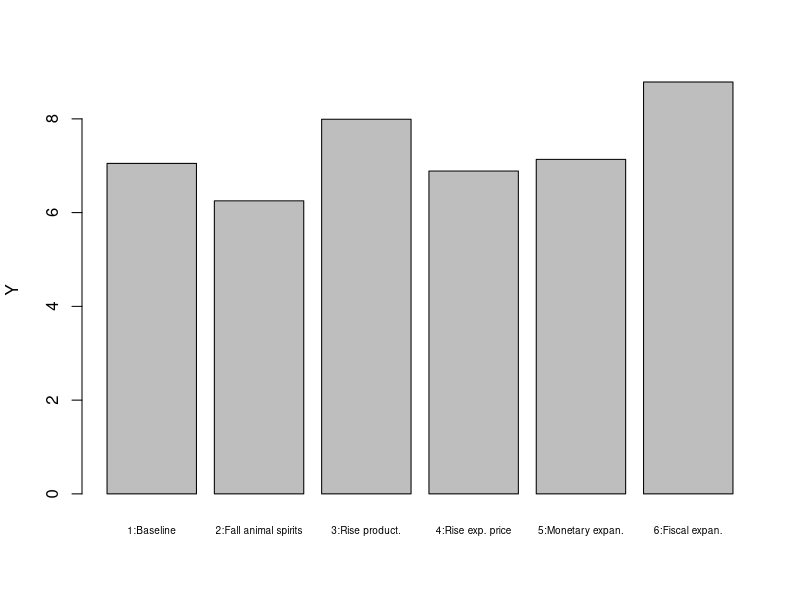
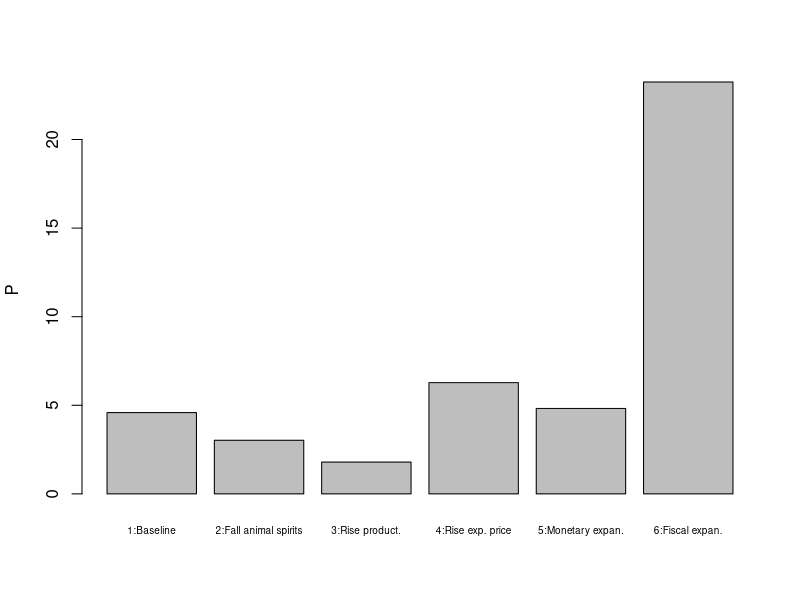
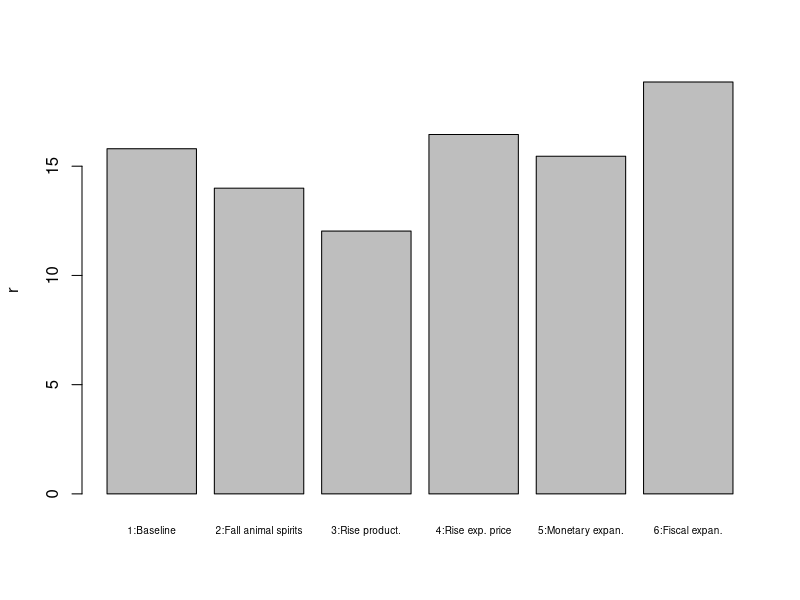
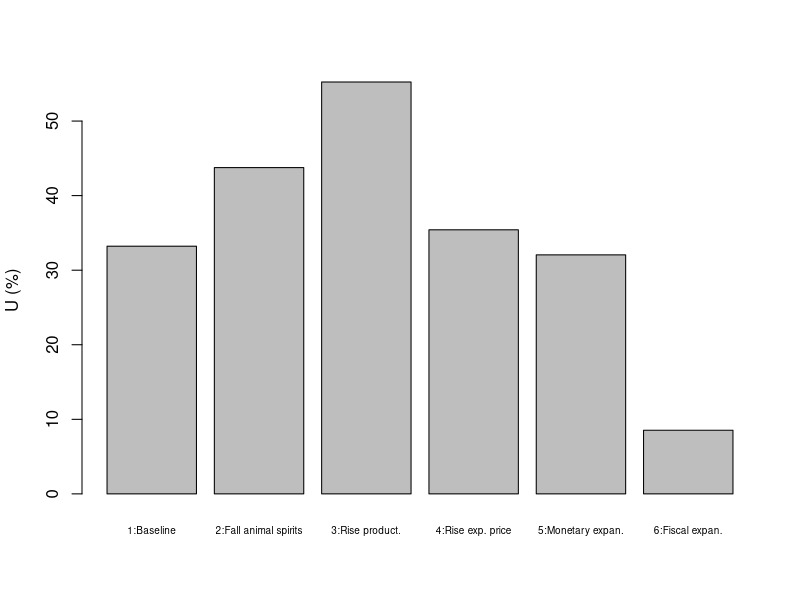
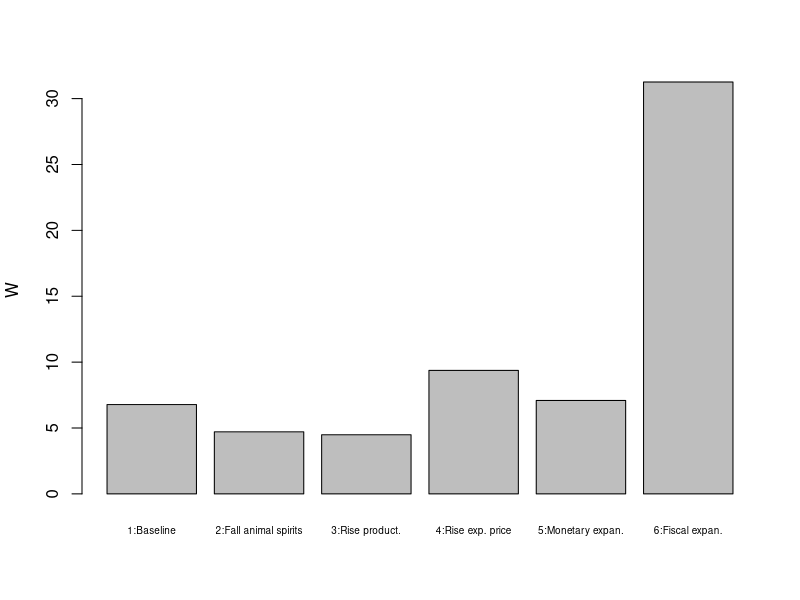
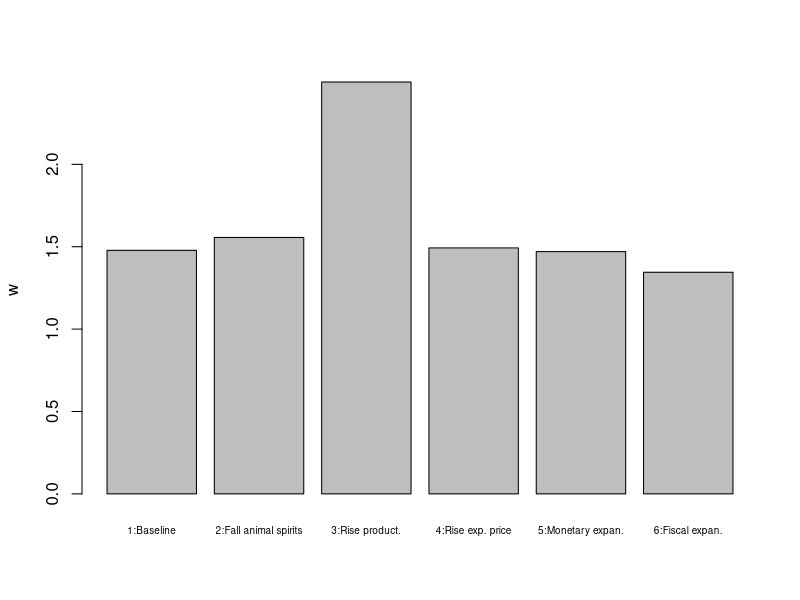
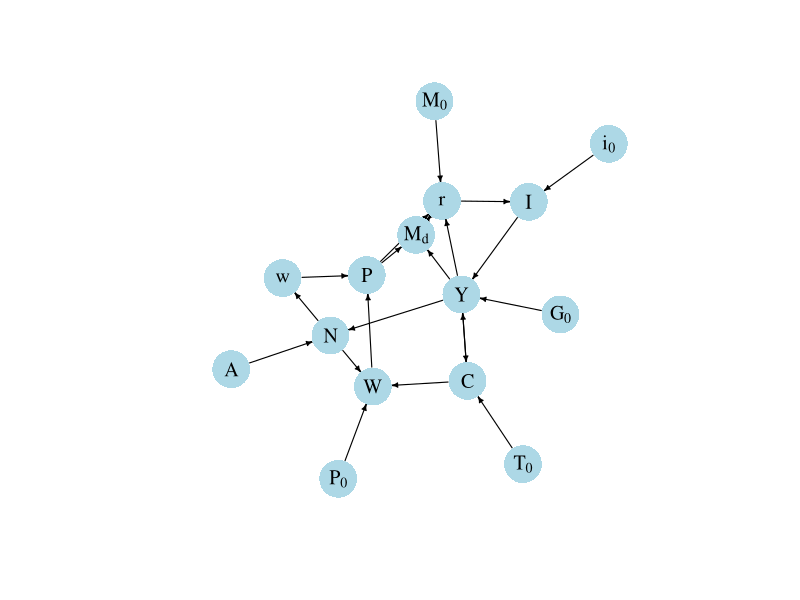

Generate these figures, in order, with R:
## ---- chunk 1

#Clear the environment
rm(list=ls(all=TRUE))

# Set number of scenarios (including baseline)
S=6

#Create vector in which equilibrium solutions from different parameterisations will be stored
Y_star=vector(length=S) # Income/output
C_star=vector(length=S) # Consumption
I_star=vector(length=S) # Investment
r_star=vector(length=S) # Real interest rate
N_star=vector(length=S) # Employment
U_star=vector(length=S) # Unemployment rate
P_star=vector(length=S) # Price level
w_star=vector(length=S) # Real wage
W_star=vector(length=S) # Nominal wage

# Set exogenous variables that will be shifted
i0=vector(length=S) # autonomous investment (animal spirits)
M0=vector(length=S) # money supply
G0=vector(length=S) # government spending
P0=vector(length=S) # expected price level
A=vector(length=S)  # Exogenous productivity

### Construct different scenarios
# baseline 
A[]=2  
i0[]=2
M0[]=5   
G0[]=1   
P0[]=1

# scenario 2: fall in animal spirits
i0[2]=1.5

# scenario 3: increase in productivity
A[3]=3

# scenario 4: increase in expected price level
P0[4]=1.5  
   
# scenario 5: monetary expansion 
M0[5]=6

# scenario 6: fiscal expansion
G0[6]=2  
    
#Set constant parameter values
c0=2   # Autonomous consumption
c1=0.6 # Sensitivity of consumption with respect to the income (marginal propensity to consume)
i1=0.1 # Sensitivity of investment with respect to the interest rate
m1=0.2 # Sensitivity of money demand with respect to income
m2=0.4 # Sensitivity of money demand with respect to interest rate
Nf=5   # Full employment/labour force
K=4    # Exogenous capital stock
a=0.3  # Capital elasticity of output
b=0.4  # household preference for leisure
T0=1   # tax revenues
m0=6   # liquidity preference

# Initialise endogenous variables at some arbitrary positive value 
Y=1
C=1
I=1
r=1
P=1
w=1
N=1
W=1

#Solve this system numerically through 1000 iterations based on the initialisation

for (i in 1:S){
  
  for (iterations in 1:1000){
    
    #Model equations
    
    # Goods market equilibrium
    Y = C + I + G0[i]
    
    # Consumption demand
    C = c0 + c1*(Y-T0)
    
    # Investment demand
    I = i0[i] - i1*r
    
    # Money market, solved for interest rate
    r = (m0 - (M0[i]/P))/m2 + m1*Y/m2
    
    #Unemployment rate
    U = (1 - N/Nf)
    
    #Real wage 
    w = A[i]*(1-a)*(K^a)*N^(-a)
    
    #Nominal wage 
    W= (P0[i]*b*C)/(1- (N/Nf))
    
    #Price level 
    P = W/w
    
    #Employment 
    N = (Y/(A[i]*(K^a)))^(1/(1-a))

}
  
  #Save results for different parameterisations in vector
  Y_star[i]=Y
  C_star[i]=C
  I_star[i]=I
  r_star[i]=r
  N_star[i]=N
  U_star[i]=U
  P_star[i]=P
  w_star[i]=w
  W_star[i]=W

}

## ---- chunk 2
#| label: fig-output-neocl-macro
#| fig-cap: Output
barplot(Y_star, ylab="Y", names.arg=c("1:Baseline", "2:Fall animal spirits", "3:Rise product.",
                                      "4:Rise exp. price", "5:Monetary expan.", "6:Fiscal expan."), cex.names = 0.6)

## ---- chunk 3
#| label: fig-price-level-neocl-macro
#| fig-cap: Price level
barplot(P_star, ylab="P", names.arg=c("1:Baseline", "2:Fall animal spirits", "3:Rise product.",
                                      "4:Rise exp. price", "5:Monetary expan.", "6:Fiscal expan."), cex.names = 0.6)

## ---- chunk 4
#| label: fig-interest_rate-neocl-macro
#| fig-cap: Interest rate
barplot(r_star, ylab="r", names.arg=c("1:Baseline", "2:Fall animal spirits", "3:Rise product.",
                                      "4:Rise exp. price", "5:Monetary expan.", "6:Fiscal expan."), cex.names = 0.6)

## ---- chunk 5
#| label: fig-unemployment-neocl-macro
#| fig-cap: Unemployment rate
barplot(U_star*100, ylab="U (%)", names.arg=c("1:Baseline", "2:Fall animal spirits", "3:Rise product.",
                                              "4:Rise exp. price", "5:Monetary expan.", "6:Fiscal expan."), cex.names = 0.6)

## ---- chunk 6
#| label: fig-nominal-wage-neocl-macro
#| fig-cap: Nominal wage

barplot(W_star, ylab="W", names.arg=c("1:Baseline", "2:Fall animal spirits", "3:Rise product.",
                                      "4:Rise exp. price", "5:Monetary expan.", "6:Fiscal expan."), cex.names = 0.6)
## ---- chunk 7
#| label: fig-real-wage-neocl-macro
#| fig-cap: Real wage

barplot(w_star, ylab="w", names.arg=c("1:Baseline", "2:Fall animal spirits", "3:Rise product.",
                                      "4:Rise exp. price", "5:Monetary expan.", "6:Fiscal expan."), cex.names = 0.6)

## ---- chunk 8
#| message: false
#| label: fig-dg-neoclmacro
#| fig-cap: Directed graph of Neoclassical Synthesis model

## Create directed graph
# Construct auxiliary Jacobian matrix for 15 variables: Y, C, I, G, T, r, w, W, P, M0, N, i0, A, P0, Md

M_mat=matrix(c(0,1,1,1,0,0,0,0,0,0,0,0,0,0,0,
               1,0,0,0,1,0,0,0,0,0,0,0,0,0,0,
               0,0,0,0,0,1,0,0,0,0,0,1,0,0,0,
               0,0,0,0,0,0,0,0,0,0,0,0,0,0,0,
               0,0,0,0,0,0,0,0,0,0,0,0,0,0,0,
               1,0,0,0,0,0,0,0,1,1,0,0,0,0,1,
               0,0,0,0,0,0,0,0,0,0,1,0,0,0,0,
               0,1,0,0,0,0,0,0,0,0,1,0,0,1,0,
               0,0,0,0,0,0,1,1,0,0,0,0,0,0,0,
               0,0,0,0,0,0,0,0,0,0,0,0,0,0,0,
               1,0,0,0,0,0,0,0,0,0,0,0,1,0,0,
               0,0,0,0,0,0,0,0,0,0,0,0,0,0,0,
               0,0,0,0,0,0,0,0,0,0,0,0,0,0,0,
               0,0,0,0,0,0,0,0,0,0,0,0,0,0,0,
               1,0,0,0,0,1,0,0,1,0,0,0,0,0,0), 15, 15, byrow=TRUE)

# Create adjacency matrix from transpose of auxiliary Jacobian 
A_mat=t(M_mat)

# Create directed graph from adjacency matrix
library(igraph)
dg= graph_from_adjacency_matrix(A_mat, mode="directed", weighted= NULL)

# Define node labels
V(dg)$name=c("Y", "C", "I", expression(G[0]), expression(T[0]), "r", "w", "W", "P", expression(M[0]), "N", expression(i[0]), "A", expression(P[0]), expression(M[d]))

# Plot directed graph
plot(dg, main="", vertex.size=20, vertex.color="lightblue", 
     vertex.label.color="black", edge.arrow.size=0.3, edge.width=1.1, edge.size=1.2,
     edge.arrow.width=1.2, edge.color="black", vertex.label.cex=1.2, 
     vertex.frame.color="NA", margin=-0.08)
